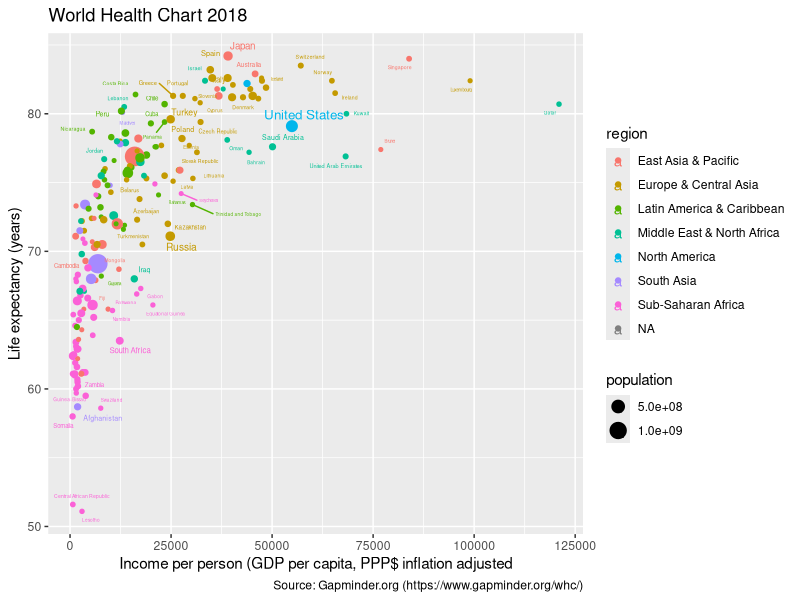

The R source for this figure:
### Replication of the Gapminder World Health Chart
# Inspiration: https://www.gapminder.org/whc/
# Data note: free data from Gapminder.org: gapm.io/ddatageov1 / CC BY-4: Creative Common Attribution Licence 4.0



# load libraries

library(openxlsx)
library(tidyr)
library(dplyr)
library(ggplot2)
library(ggrepel)
library(grid)



### load data

# load region and income level data
region.income_level.data.raw <- read.xlsx("Data Geographies - v1 - by Gapminder.xlsx", sheet=2, colNames=TRUE, detectDates=TRUE)

# load population data
population.data.raw <- read.xlsx("population_total.xlsx", sheet=1, colNames=TRUE)

# load life expectancy data
life_expectancy.data.raw <- read.xlsx("life_expectancy_years.xlsx", sheet=1, colNames=TRUE)

# load income data
income.data.raw <- read.xlsx("income_per_person_gdppercapita_ppp_inflation_adjusted.xlsx", sheet=1, colNames=TRUE)



### clean data

# region and income level
region.income_level <- region.income_level.data.raw %>%
  rename(country_code=geo, country_name=name, region=World.bank.region, income_level=World.bank.income.group.2017) %>% 
  select(country_code, country_name, region, income_level) 

# population
population <- population.data.raw %>% 
  gather("year", "population", 2:220) %>% 
  rename(country_name=country) %>% 
  select(country_name, year, population)

# life expectancy
life_expectancy <- life_expectancy.data.raw %>% 
  gather("year", "life_expectancy", 2:220) %>% 
  rename(country_name=country) %>% 
  select(country_name, year, life_expectancy)

# income
income <- income.data.raw %>%
  gather("year", "income", 2:220) %>% 
  rename(country_name=country) %>% 
  select(country_name, year, income)

# convert year from chr to int
population$year <- as.numeric(population$year)
life_expectancy$year <- as.numeric(life_expectancy$year)
income$year <- as.numeric(income$year)

# join data frames
j1 <- right_join(region.income_level, population, by="country_name")
j2 <- left_join(j1, life_expectancy, by=c("country_name", "year"))
data.cleaned.joined <- left_join(j2, income, by=c("country_name", "year"))

# remove objects that are not needed anymore
rm(region.income_level.data.raw, population.data.raw, life_expectancy.data.raw, income.data.raw, region.income_level, population, life_expectancy, income, j1, j2)

# check out summary statistics
summary(data.cleaned.joined)



### create world health chart for a certain year

# set year
Year <- 2018

# set up png file
png(file=paste0("world_health_chart_",Year,".png"), width=1400, height=1000)

# select data for certain year
world_health_chart_data <- data.cleaned.joined %>% 
  filter(year==Year)

# create chart
world_health_chart <- ggplot(world_health_chart_data,
                             aes(y=life_expectancy, 
                                 x=income, 
                                 color=region, 
                                 size=population)) +
  geom_point() +
  geom_text_repel(aes(label=country_name)) +
  scale_x_continuous(name="Income per person (GDP per capita, PPP$ inflation adjusted") +
  scale_y_continuous(name="Life expectancy (years)") +
  ggtitle(paste("World Health Chart", Year)) +
  labs(caption="Source: Gapminder.org (https://www.gapminder.org/whc/)")

world_health_chart

dev.off()



